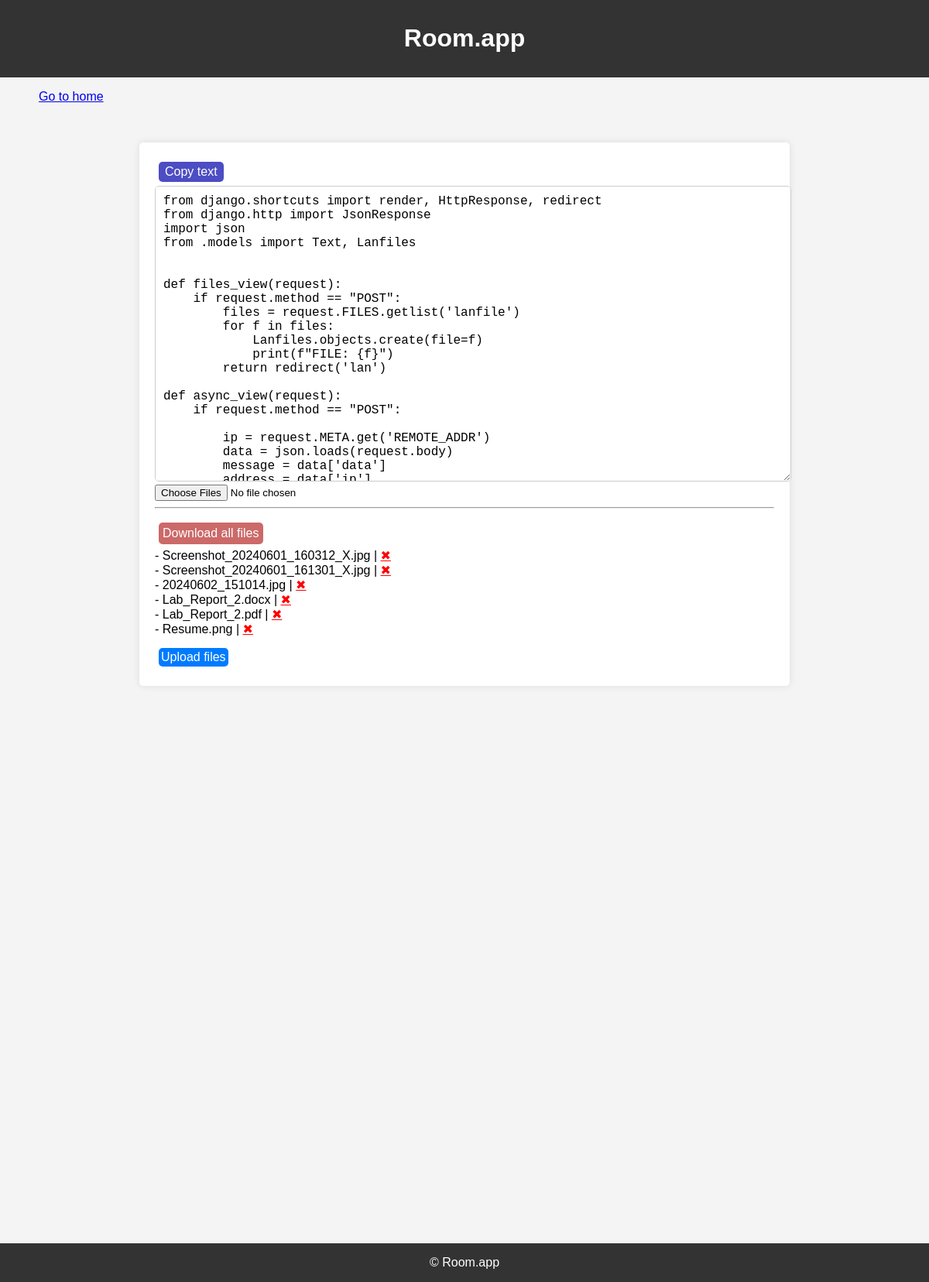
The page /lan/ on the database as committed earlier.
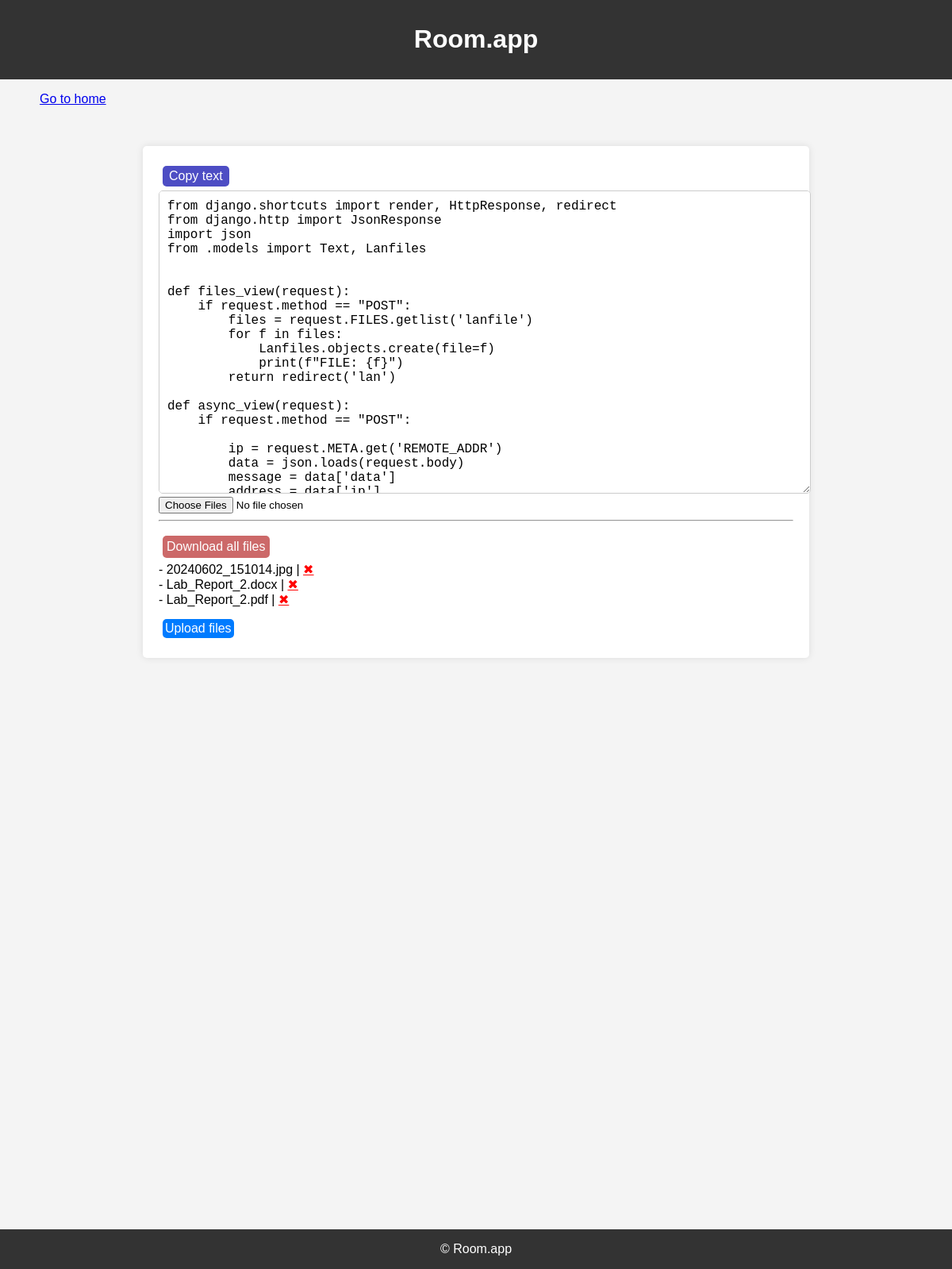
The same page on the database as committed later.
### lan/models.py (models this page shows)
class Lanfiles(models.Model):
    file = models.FileField(upload_to='lanmedia', null=True)
    uploaded_at = models.DateTimeField(auto_now_add=True, null=True)
    Funix_time = models.IntegerField(default=60)
    Faddress = models.GenericIPAddressField(protocol='both', unpack_ipv4=False, default='27.34.64.148')
    def __str__(self):
        return (self.file.name[9:])

### lan/views.py (the view)
# urls.py: path('', lan_view, name='lan'),
def lan_view(request):
    try:
        client_ip = request.META.get('REMOTE_ADDR')
        print(f"THE CLIENT IP IS: {client_ip}")
        latest = Text.objects.latest('created_at')
        files = Lanfiles.objects.all()
        filesurl = []
        for file in  files:
            file_url = request.build_absolute_uri(file.file.url)
            filesurl.append({'id':file.id, 'name': file, 'url':file_url})
        context = {
            'files': filesurl,
            'latest': latest.texts,
        }
        return render(request, 'lan/locale.html', context)
    except Exception as e:
        return render(request, 'lan/locale.html')

### lan/templates/lan/locale.html (shortened to what this page needs)
{% extends "room/base.html" %}
{% load static %}
    {% block css %}
    <link rel="stylesheet" href="{% static 'roomcss/home.css' %}">
    {% endblock css %}
    {% block content %}
    <p style="margin-left: 50px;">
        <a href="{% url 'home' %}">Go to home</a>
    </p>
    <main>
        <div class="container">
                <button id="copyBtn">Copy text</button>
            <textarea name="text" rows="20" placeholder="Start Typing!" id="textinput" required></textarea>
            <form method="post" enctype="multipart/form-data" action="{% url 'lanfiles' %}">
                <input type="file" name="lanfile" id="fileinput" multiple>
                <hr>
                <button type="submit" class="Alldownload" onclick="allFile(fileids)">Download all files</button>
                <div id="lanfiles">
                    {% for file in files %}
                    <a class="eachfile" href="#" onclick="sendReq('{{file.id}}')">
                        - {{ file.name }} |
                    </a>
                    <a class="delfile" href="{% url 'delfile' file.id %}" title="delete this file">&#10006;</a>
                    <br>
                    {% endfor %}
                </div>
                <div class="buttons">
                    <button type="submit" id="fileupload" style="padding: 3px;" class="btn">Upload files</button>
                </div>
            </form>
        </div>
    </main>
    {% endblock content %}

### room/templates/room/base.html (shortened to what this page needs)
{% load static %}
<!DOCTYPE html>
<html lang="en">
<head>
    <link rel="stylesheet" href="{% static 'roomcss/home.css' %}">
    {% block css %}
    {% endblock css %}
</head>
<body>
    <header>
        <h1>Room.app</h1>
    </header>
    {% block content %}
    {% endblock content %}
    <footer>
        <p>&copy; Room.app</p>
    </footer>
</body>
</html>

### room/static/roomcss/home.css (style rules this page uses)
body { font-family: Arial, sans-serif; background-color: #f4f4f4; margin: 0; padding: 0; }
.Alldownload { margin-top: 10px; background-color: rgb(204, 105, 105); border: 0px; color: white; border-radius: 5px; cursor: pointer; padding: 5px; }
header { background-color: #333; color: white; padding: 10px 0; text-align: center; }
.container { max-width: 800px; margin: 50px auto; padding: 20px; background-color: white; box-shadow: 0 0 10px rgba(0, 0, 0, 0.1); border-radius: 5px; }
textarea { width: 100%; padding: 10px; font-size: 16px; border: 1px solid #ccc; border-radius: 5px; }
.buttons { display: flex; justify-content: space-between; margin-top: 10px; }
.btn { background-color: #007bff; color: white; border: none; padding: 10px 15px; font-size: 16px; cursor: pointer; border-radius: 5px; }
footer { text-align: center; background-color: #333; color: white; position: fixed; width: 100%; bottom: 0; }

### lan/templates/lan/locale.html (style rules this page uses)
button { background-color: rgb(77, 77, 196); color: white; border: none; border-radius: 5px; padding: 4px 8px; font-size: 16px; cursor: pointer; margin: 5px; }
main { width: 100%; }
.delfile { text-decoration: underline; color: red; }
.eachfile { text-decoration: none; color: black; cursor: pointer; }

Rows that differ between the two databases and show on the page:
removed Lanfiles: name "Screenshot_20240601_160312_X.jpg"
removed Lanfiles: name "Screenshot_20240601_161301_X.jpg"
removed Lanfiles: name "Resume.png"
